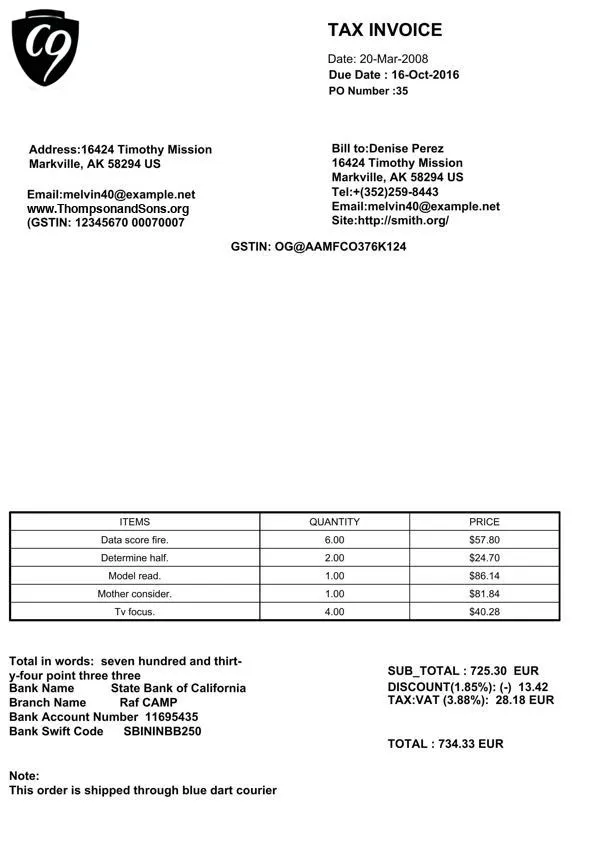
#> input picture FATURA/preview.jpeg, 595 x 841 px, found by its file name
$ python extract_table_data.py
#> lines starting #> are read from the running program, lines starting #| are printed output that depends on the picture
import os
from PIL import Image, ImageDraw, ImageFont
import pytesseract

def extract_table_data_from_image(image_path, table_bbox):
    """
    Extrait les données du tableau à partir d'une image en utilisant l'OCR.

    Args:
        image_path (str): Chemin de l'image.
        table_bbox (list): Bounding box du tableau [[x1, y1], [x2, y2]].

    Returns:
        list: Données du tableau (liste de listes, chaque liste est une ligne).
    """
#> called with image_path = 'FATURA/preview.jpeg'
    img = Image.open(image_path)
#> img is the input picture: PIL image 595x841 RGB; mean R, G, B 242.1, 242.1, 242.1
    draw = ImageDraw.Draw(img)

    # Extraire la région de la bounding box
    x1, y1 = table_bbox[0]
    x2, y2 = table_bbox[1]

    y1, y2 = img.height - y1, img.height - y2
#> y1 = 512.1; y2 = 620.1
    x1, x2 = min(x1, x2), max(x1, x2)
    y1, y2 = min(y1, y2), max(y1, y2)


    table_region = img.crop((x1, y1, x2, y2))  # Inverser y1 et y2 pour correspondre à l'axe y de l'image
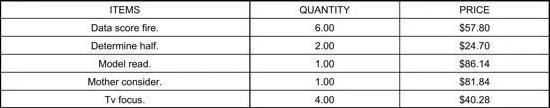
#> table_region: PIL image 550x108 RGB; mean R, G, B 231.2, 231.2, 231.2

    # Utiliser pytesseract pour extraire le texte de la région du tableau
#> (the run stopped early here; a loop or call above may not have finished)
